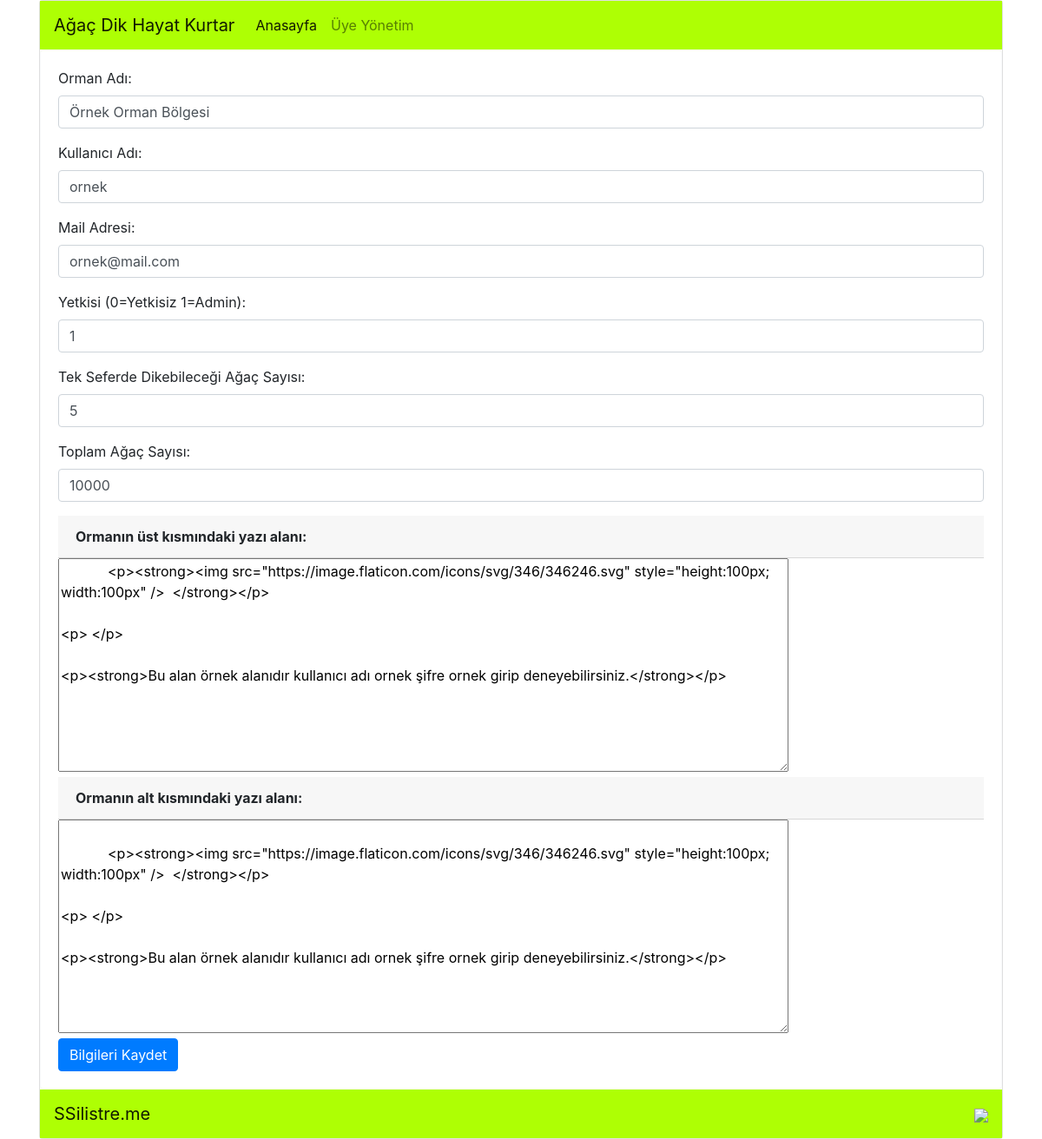
The app's page /admin/duzenle.php?id=1 (signed in) with its own data.
### tables this page shows
CREATE TABLE `forests` (
  `id` int(11) NOT NULL,
  `name` varchar(32) NOT NULL,
  `email` varchar(255) NOT NULL,
  `visits` int(11) NOT NULL,
  `username` varchar(255) NOT NULL COMMENT 'Kullaniciadi',
  `Password` varchar(255) NOT NULL COMMENT 'Şifre',
  `Yetki` int(11) NOT NULL DEFAULT 0 COMMENT 'Yetki Türü',
  `zaman` date NOT NULL DEFAULT current_timestamp(),
  `agacsayisi` int(255) NOT NULL DEFAULT 1,
  `ustbilgi` varchar(999) DEFAULT 'Bu alanı üye girişi yapıp düzeltebilirsiniz.',
  `altbilgi` varchar(999) DEFAULT 'Bu alanı üye girişi yapıp düzeltebilirsiniz.'
);

### config.php (called while the page is built, shortened)
<?php
$siteadi="Ağaç Dik Hayat Kurtar";
?>

### admin/duzenle.php (the view, shortened to what this page needs)
<?php include('../config.php'); ?>
<?php require_once('./icindekiler/head_section.php') ?>
</head>
<body>
<div class="container">
<?php include('./icindekiler/navbar.php') ?>
<div class="row">
    <div class="col-12">
            <div class="card border-light">
                  <div class="card-body">
<?php
$username=$_SESSION["agac"];
if(!isset($_SESSION["agac"])){
    header("Location:../index.php");
}else{
    $yetki='';
    $sql = "SELECT * FROM `forests` WHERE username='$username'";
    $res = mysql_query($sql) or die(mysql_error());
      while($row = mysql_fetch_array($res))
      {
        $yetki=$row['Yetki'];
      }
      if (!$yetki >'0') {
         header("Location:index.php");
       }else{
 $sql="SELECT * FROM forests WHERE id =".(int)$_GET['id'];
 $res = mysql_query($sql) or die(mysql_error());
 while($row = mysql_fetch_array($res))
 {
    $ormanadi=$row['name'];
    $kadi=$row['username'];
    $email=$row['email'];
    $yetki2=$row['Yetki'];
    $agacsayisi=$row['agacsayisi'];
    $visits=$row['visits'];
    $ustbilgi=$row['ustbilgi'];
    $altbilgi=$row['altbilgi'];
 }
}
}
?>
                  <form method="POST">
  <div class="form-group">
    <label for="formGroupExampleInput">Orman Adı:</label>
    <input type="text" name="ormanadi" class="form-control" id="ormanadi" placeholder="Example input" value="<?php echo $ormanadi;?>">
  </div>
  <div class="form-group">
    <label for="formGroupExampleInput2">Kullanıcı Adı:</label>
    <input type="text" name="kadi" class="form-control" id="kadi" placeholder="Another input" value="<?php echo $kadi;?>">
  </div>
  <div class="form-group">
    <label for="formGroupExampleInput2">Mail Adresi:</label>
    <input type="text" name="email" class="form-control" id="email" placeholder="Another input" value="<?php echo $email;?>">
  </div>
  <div class="form-group">
    <label for="formGroupExampleInput2">Yetkisi (0=Yetkisiz 1=Admin):</label>
    <input type="text" name="Yetki" class="form-control" id="Yetki" placeholder="Another input" value="<?php echo $yetki2;?>">
  </div>
  <div class="form-group">
    <label for="formGroupExampleInput2">Tek Seferde Dikebileceği Ağaç Sayısı:</label>
    <input type="text" name="agacsayisi" class="form-control" id="agacsayisi" placeholder="Another input" value="<?php echo $agacsayisi;?>">
  </div>
  <div class="form-group">
    <label for="formGroupExampleInput2">Toplam Ağaç Sayısı:</label>
    <input type="text" name="visits" class="form-control" id="visits" placeholder="Another input" value="<?php echo $visits;?>">
  </div>
  <div class="card-header"> <b>
            Ormanın üst kısmındaki yazı alanı:</b></div>
  <textarea name="editor1" id="editor1" rows="10" cols="80">
            <?php echo $ustbilgi;?>
            </textarea><div class="card-header"> <b>
            Ormanın alt kısmındaki yazı alanı:</b></div>
            <textarea name="editor2" id="editor2" rows="10" cols="80">
            <?php echo $altbilgi;?>
            </textarea><br>
            <button type="submit" name="guncelle" class="btn btn-primary">Bilgileri Kaydet</button>
</form>
 </div>
                            </div>
        </div>
        <?php include('./icindekiler/footer.php') ?>
    </body>
</html>

### admin/icindekiler/head_section.php (shortened to what this page needs)
<!DOCTYPE html>
<html>
<head>
    <link rel="stylesheet" type="text/css" media="screen" href="icindekiler/theme.css">
    <link rel="stylesheet" href="https://stackpath.bootstrapcdn.com/bootstrap/4.3.1/css/bootstrap.min.css">

### admin/icindekiler/navbar.php (shortened to what this page needs)
<div class="card">
<nav class="navbar navbar-expand-lg navbar-light" style="background-color: #aeff04;">
  <a class="navbar-brand" href="#"><?php echo $siteadi; ?> </a>
  <div class="collapse navbar-collapse" id="navbar">
    <ul class="navbar-nav mr-auto mt-2 mt-lg-0">
      <li class="nav-item active">
        <a class="nav-link" href="index.php">Anasayfa</a>
      </li>
      <li class="nav-item">
      <a class="nav-link" href="uyeler.php">Üye Yönetim</a>
      </li>
    </ul>
  </div>
</nav>

### admin/icindekiler/footer.php (shortened to what this page needs)
<br>
</div>
<nav class="navbar bottom-expand-lg navbar-light" style="background-color: #aeff04;">
      <a class="navbar-brand" href="#">SSilistre.me</a>
      <a title="Teşekk&uuml;rler Kardeşim emeğimi sergilemeye &ccedil;alışıyorum." href="https://ssilistre.me/tesekkurler.html"><img src="https://raw.githubusercontent.com/ssilistre/ssilistre.github.io/master/assets/img/logo.png" width="120" /></a>
    </nav>
</body>
</html>

### icindekiler/theme.css (style rules this page uses)
body { background-image: url("http://silistreturizm.com/agac/images/bg.jpg"); -webkit-background-size: cover; -moz-background-size: cover; -o-background-size: cover; background-size: cover; }

### records on screen
forests: ormanadi "Örnek Orman Bölgesi", kadi "ornek", email "ornek@mail.com", Yetki "1", agacsayisi "5", visits "10000", editor1 "<p><strong><img src=\"https://image.flaticon.com/icons/svg/346/346246.svg\" style=\"height:100px; width:100px\" /> </strong></p> <p> </p> <p><strong>Bu alan örnek alanıdır kullanıcı adı ornek şifre ornek girip deneyebilirsiniz.</strong></p>", editor2 "<p><strong><img src=\"https://image.flaticon.com/icons/svg/346/346246.svg\" style=\"height:100px; width:100px\" /> </strong></p> <p> </p> <p><strong>Bu alan örnek alanıdır kullanıcı adı ornek şifre ornek girip deneyebilirsiniz.</strong></p>"

### other values on screen
$siteadi "Ağaç Dik Hayat Kurtar"
